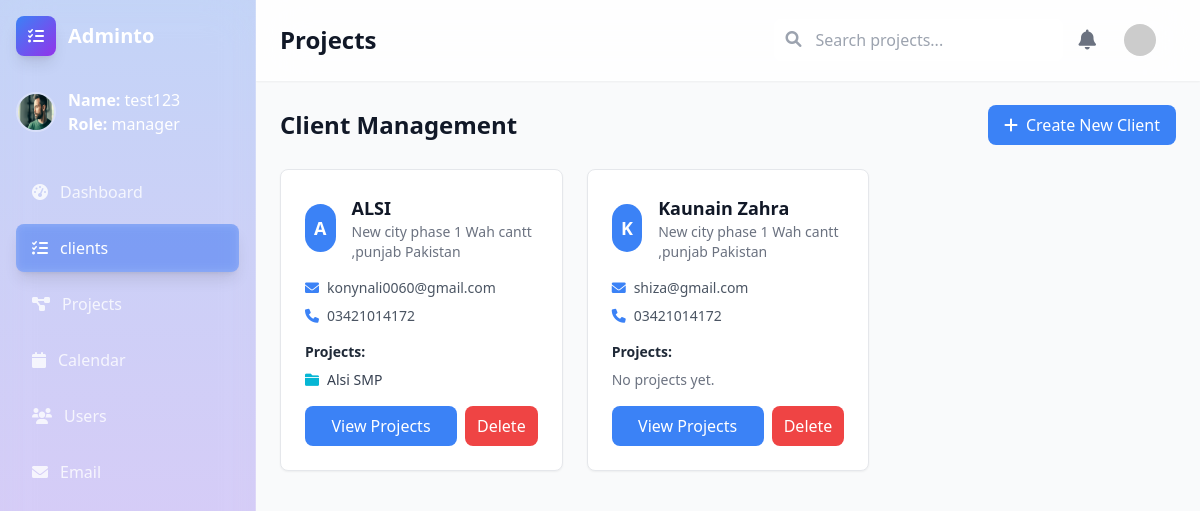
The page /projects/clients/ (signed in) on the database its author committed.
### accounts/models.py (models this page shows, shortened)
class Profile(models.Model):
    ROLE_CHOICES = (
        ('manager', 'Manager'),
        ('employee', 'Employee'),
    )
    user = models.OneToOneField(User, on_delete=models.CASCADE)
    role = models.CharField(max_length=20, choices=ROLE_CHOICES, default="employee")

### projects/models.py (models this page shows, shortened)
class Client(models.Model):
    name = models.CharField(max_length=200)
    email = models.EmailField(unique=True)
    phone = models.CharField(max_length=20, blank=True, null=True)
    address = models.TextField(blank=True, null=True)
    created_at = models.DateTimeField(auto_now_add=True)

class Project(models.Model):
    STATUS_CHOICES = (
        ('pending', 'Pending'),
        ('in_progress', 'In Progress'),
        ('completed', 'Completed'),
    )
    name = models.CharField(max_length=200)
    description = models.TextField(blank=True)
    status = models.CharField(max_length=20, choices=STATUS_CHOICES, default='pending')
    start_date = models.DateField()
    end_date = models.DateField()
    client = models.ForeignKey(  # ✅ link each project to a client
        Client, on_delete=models.CASCADE, related_name="projects", null=True, blank=True
    )
    created_by = models.ForeignKey(Profile, on_delete=models.CASCADE, related_name='created_projects')
    team_members = models.ManyToManyField(Profile, related_name='projects')
    created_at = models.DateTimeField(auto_now_add=True)

### projects/views.py (the view, shortened to what this page needs)
# urls.py: path("clients/", views.clients, name="clients"),
@login_required
def clients(request):
    clients = Client.objects.prefetch_related("projects").all()
    form = ClientForm()
    editing = None
    return render(request, "projects/clients.html", {
        "clients": clients,
        "form": form,
        "editing": editing,
    })

### projects/forms.py
class ClientForm(forms.ModelForm):
    class Meta:
        model = Client
        fields = ["name", "address", "email", "phone"]
        widgets = {
            "address": forms.Textarea(attrs={"rows": 2}),
            "email": forms.EmailInput(),
            "phone": forms.TextInput(),
        }
        labels = {
            "name": "Client Name",
            "address": "Client Address",
            "email": "Email",
            "phone": "Phone Number",
        }

### projects/templates/projects/clients.html (shortened to what this page needs)
{% load static %}
{% load widget_tweaks %}
<!DOCTYPE html>
<html lang="en">
<head>
    <script src="https://cdn.tailwindcss.com"></script>
    <link href="https://cdnjs.cloudflare.com/ajax/libs/font-awesome/6.0.0/css/all.min.css" rel="stylesheet">
</head>
<body class="bg-gray-50">
    <div class="flex h-screen">
        <div id="sidebar"
            class="text-white w-64 min-h-screen p-4 transition-transform duration-300 ease-in-out fixed lg:relative z-50 -translate-x-full lg:translate-x-0 bg-gradient-to-b from-blue-600/25 to-purple-600/25 backdrop-blur-xl border-r border-white/20">
            <div class="flex items-center mb-8">
                <div
                    class="w-10 h-10 bg-gradient-to-br from-blue-500 to-purple-600 rounded-lg flex items-center justify-center mr-3 shadow-lg">
                    <i class="fas fa-tasks text-white"></i>
                </div>
                <h1 class="text-xl font-bold">Adminto</h1>
            </div>
            <div class="mb-8">
                <div class="flex items-center mb-4">
                    <img src="public/thoughtful-man.png" alt="User"
                        class="w-10 h-10 rounded-full mr-3 border-2 border-white/30">
                    <div>
                        <p><span class="font-semibold">Name:</span> {{ request.user.username }}</p>
                        <p><span class="font-semibold">Role:</span> {{ request.user.profile.role }}</p>
                    </div>
                </div>
            </div>
            <nav class="space-y-2">
                <a href="dashboard.html"
                    class="flex items-center px-4 py-3 text-white/80 hover:text-white hover:bg-white/10 rounded-lg transition-all">
                    <i class="fas fa-tachometer-alt mr-3"></i>
                    Dashboard
                </a>
                <a href="{% url 'projects:clients' %}"
                    class="flex items-center px-4 py-3 text-white bg-blue-500/40 rounded-lg shadow-lg backdrop-blur-sm">
                    <i class="fas fa-tasks mr-3"></i>
                    clients
                </a>
                <a href="{% url 'projects:projects' %}"
                    class="flex items-center px-4 py-3 text-white/80 hover:text-white hover:bg-white/10 rounded-lg transition-all">
                    <i class="fas fa-project-diagram mr-3"></i>
                    Projects
                </a>
                <a href="calendar.html"
                    class="flex items-center px-4 py-3 text-white/80 hover:text-white hover:bg-white/10 rounded-lg transition-all">
                    <i class="fas fa-calendar mr-3"></i>
                    Calendar
                </a>
                <a href="#"
                    class="flex items-center px-4 py-3 text-white/80 hover:text-white hover:bg-white/10 rounded-lg transition-all">
                    <i class="fas fa-users mr-3"></i>
                    Users
                </a>
                <a href="#"
                    class="flex items-center px-4 py-3 text-white/80 hover:text-white hover:bg-white/10 rounded-lg transition-all">
                    <i class="fas fa-envelope mr-3"></i>
                    Email
                </a>
            </nav>
        </div>
        <div class="flex-1 flex flex-col overflow-hidden lg:ml-0">
            <header class="bg-white/80 backdrop-blur-xl shadow-sm border-b border-white/20 px-6 py-4">
                <div class="flex items-center justify-between">
                    <div class="flex items-center">
                        <h1 class="text-2xl font-semibold text-gray-900">Projects</h1>
                    </div>
                    <div class="flex items-center space-x-4">
                        <div class="relative hidden md:block">
                            <input type="text" placeholder="Search projects..."
                                class="bg-white/60 backdrop-blur-sm border border-white/40 rounded-lg px-4 py-2 pl-10 focus:outline-none focus:ring-2 focus:ring-blue-500">
                            <i class="fas fa-search absolute left-3 top-3 text-gray-400"></i>
                        </div>
                        <button class="text-gray-500 hover:text-gray-700 transition-colors">
                            <i class="fas fa-bell text-xl"></i>
                        </button>
                            <a href="{% url 'profile' %}" class="flex items-center btn-blue px-3 py-2 rounded-lg cursor-pointer">
    <img src="https://i.pravatar.cc/150?img=12" alt="User" class="w-8 h-8 rounded-full mr-2">
</a>
                    </div>
                </div>
            </header>
            <main class="flex-1 overflow-x-hidden overflow-y-auto p-6">
                <div class="flex items-center justify-between mb-6">
                    <h2 class="text-2xl font-semibold text-gray-900">Client Management</h2>
                    {% if request.user.profile.role == "manager" %}
                    <button id="createClientBtn"
                        class="bg-primary text-white px-4 py-2 rounded-lg hover:bg-secondary transition-colors">
                        <i class="fas fa-plus mr-2"></i>Create New Client
                    </button>
                    {% endif %}
                </div>
                <div id="clientsContainer" class="grid grid-cols-1 md:grid-cols-2 lg:grid-cols-3 gap-6">
                    {% for client in clients %}
                    <div class="bg-white rounded-lg shadow-sm p-6 border border-gray-200">
                        <div class="flex items-center mb-4">
                            <div
                                class="w-12 h-12 bg-primary rounded-full flex items-center justify-center text-white font-bold text-lg">
                                {{ client.name|slice:":1"|upper }}
                            </div>
                            <div class="ml-4">
                                <h3 class="text-lg font-semibold text-gray-900">{{ client.name }}</h3>
                                <p class="text-sm text-gray-500">{{ client.address }}</p>
                            </div>
                        </div>
                       {% if client.email %}
<p class="text-sm text-gray-600 mb-2">
  <i class="fas fa-envelope mr-2 text-primary"></i>{{ client.email }}
</p>
{% endif %}
{% if client.phone %}
<p class="text-sm text-gray-600 mb-4">
  <i class="fas fa-phone mr-2 text-primary"></i>{{ client.phone }}
</p>
{% endif %}
                        <div class="mb-4">
                            <h4 class="text-sm font-semibold text-gray-800 mb-2">Projects:</h4>
                            {% if client.projects.all %}
                            <ul class="space-y-1">
                                {% for project in client.projects.all %}
                                <li class="text-sm text-gray-700 flex items-center">
                                    <i class="fas fa-folder mr-2 text-accent"></i>
                                    <a href="{% url 'projects:project_detail' project.id %}" class="hover:underline">
                                        {{ project.name }}
                                    </a>
                                </li>
                                {% empty %}
                                <li class="text-sm text-gray-500">No projects yet.</li>
                                {% endfor %}
                            </ul>
                            {% else %}
                            <p class="text-sm text-gray-500">No projects yet.</p>
                            {% endif %}
                        </div>
                        <div class="flex space-x-2">
                            <a href="{% url 'projects:projects_by_client' client.id %}"
                                class="flex-1 bg-primary text-white px-3 py-2 rounded-lg text-center hover:bg-secondary">
                                View Projects
                            </a>
                            <form method="post" action="{% url 'projects:client_delete' client.id %}"
                                onsubmit="return confirm('Are you sure you want to delete this client?');">
                                {% if request.user.profile.role == "manager" %}
                                <button type="submit"
                                    class="bg-red-500 text-white px-3 py-2 rounded-lg hover:bg-red-600">Delete</button>
                                {% endif %}
                            </form>
                        </div>
                    </div>
                    {% empty %}
                    <p class="text-gray-500">No clients found.</p>
                    {% endfor %}
                </div>
            </main>
        </div>
    </div>
</body>
</html>

### projects/templates/projects/clients.html (style rules this page uses)
body { background-image: url('https://images.unsplash.com/photo-1490750967868-88aa4486c946?w=1920&q=80'); background-size: cover; background-position: center; background-attachment: fixed; }

### rows shown on the page
Client: name "A", name "ALSI", address "New city phase 1 Wah cantt ,punjab Pakistan", email "konynali0060@gmail.com", phone "03421014172"
Project: name "Alsi SMP"
Client: name "K", name "Kaunain Zahra", address "New city phase 1 Wah cantt ,punjab Pakistan", email "shiza@gmail.com", phone "03421014172", shows "No projects yet."

### other values the page prints
{{ request.user.username }} "test123"
{{ request.user.profile.role }} "manager"
